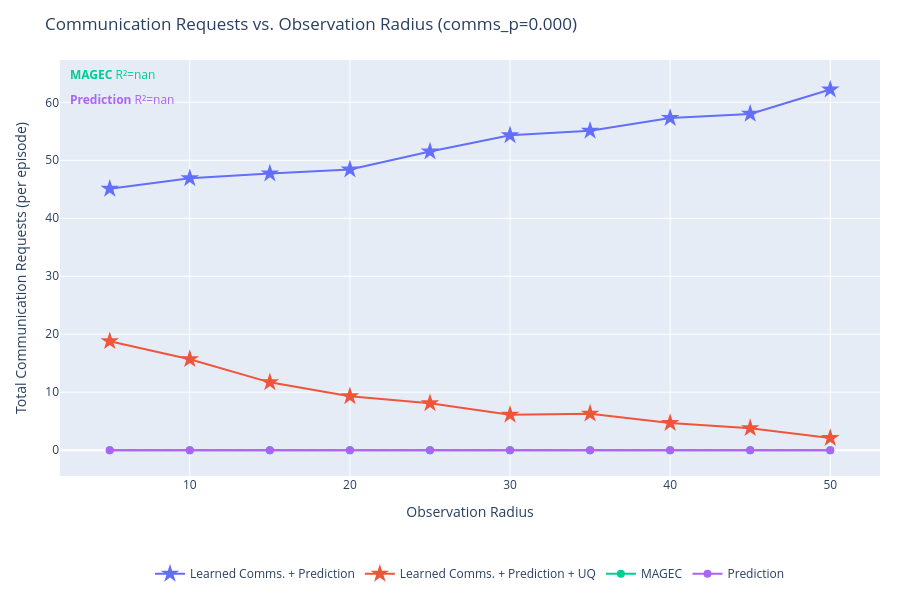
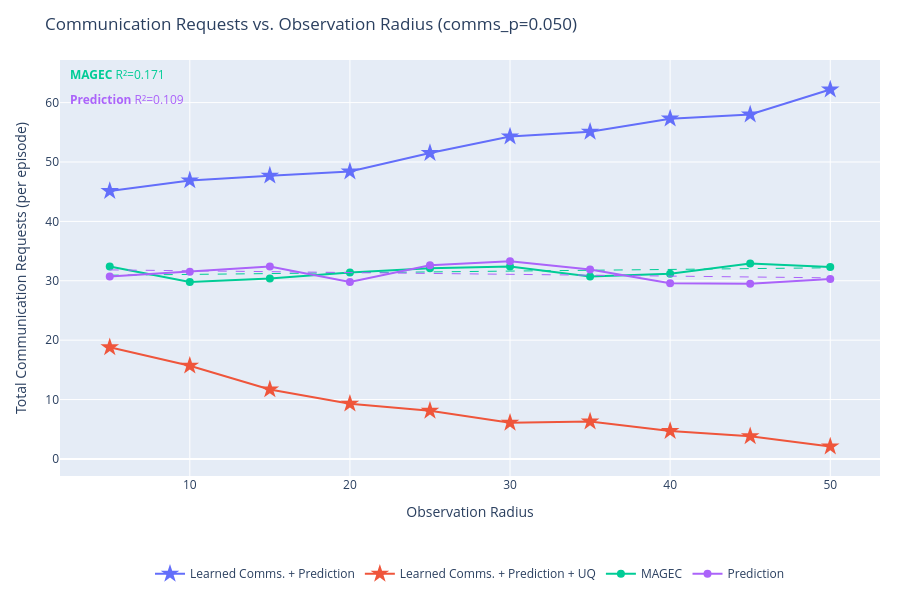
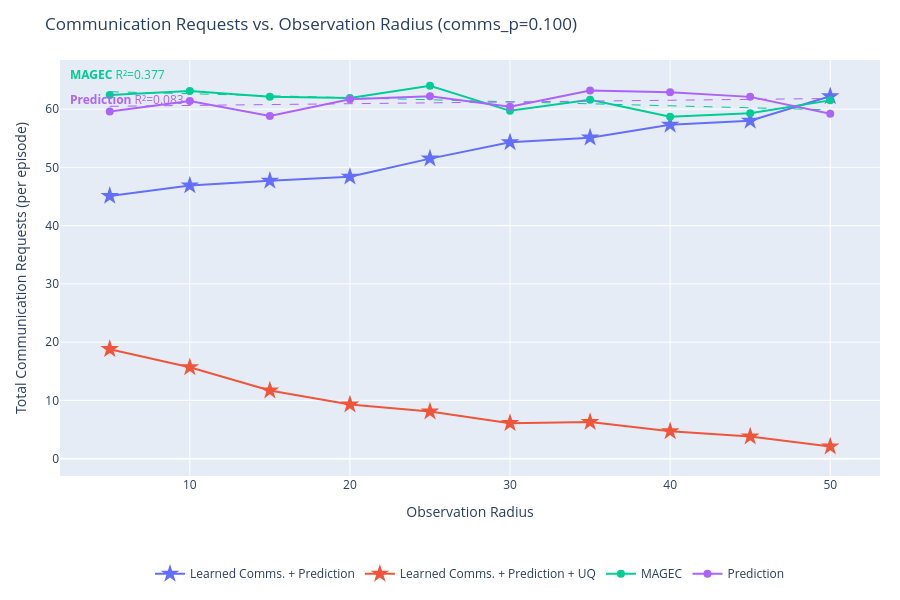

Notebook source saved alongside these figures, in order:
### Code cell
for comms_p in comms_probabilities:
    fig2 = go.Figure()
    r2_annotations2 = []

    for series in output:
        if SERIES_TO_PLOT is not None and series not in SERIES_TO_PLOT:
            continue

        color = series_colors.get(series, '#888888')
        all_exps_s = list(output[series].keys())

        # Swept experiments for this comms_p: obs_radius_X_comms_Y
        swept = sorted(
            [e for e in all_exps_s if f"_comms_{comms_p:.3f}" in e],
            key=lambda e: float(e.split("obs_radius_")[1].split("_comms_")[0])
        )
        # Fixed (learned comms) experiments: obs_radius_X only (no comms component)
        fixed = sorted(
            [e for e in all_exps_s if not "_comms_" in e],
            key=lambda e: float(e.split("obs_radius_")[1])
        )

        if swept:
            xs = [float(e.split("obs_radius_")[1].split("_comms_")[0]) for e in swept]
            ys = [get_requests(output[series][e]) for e in swept]

            fig2.add_trace(go.Scatter(
                x=xs,
                y=ys,
                mode='lines+markers',
                name=series,
                line=dict(color=color),
                marker=dict(color=color, size=8),
                legendgroup=series,
                hovertemplate=[
                    f"{series}<br>obs_radius={r:.1f}<br>requests=%{{y:.1f}}<extra></extra>"
                    for r in xs
                ],
            ))

            # OLS trendline
            if len(xs) >= 2:
                x_trend2, y_trend2, r2_2 = fit_ols_trendline(xs, ys)
                fig2.add_trace(go.Scatter(
                    x=x_trend2,
                    y=y_trend2,
                    mode='lines',
                    name=f"{series} (fit)",
                    line=dict(color=color, dash='dash', width=1),
                    legendgroup=series,
                    showlegend=False,
                    hoverinfo='skip',
                ))
                r2_annotations2.append(
                    dict(
                        text=f"<b>{series}</b> R²={r2_2:.3f}",
                        xref='paper', yref='paper',
                        x=0.01,
                        y=0.99 - len(r2_annotations2) * 0.06,
                        xanchor='left', yanchor='top',
                        showarrow=False,
                        font=dict(color=color, size=12),
                    )
                )

        if fixed:
            xs_f = [float(e.split("obs_radius_")[1]) for e in fixed]
            ys_f = [get_requests(output[series][e]) for e in fixed]
            fig2.add_trace(go.Scatter(
                x=xs_f,
                y=ys_f,
                mode='lines+markers',
                name=series,
                line=dict(color=color),
                marker=dict(color=color, size=14, symbol='star'),
                legendgroup=series,
                showlegend=len(swept) == 0,
                hovertemplate=f"{series}<br>obs_radius=%{{x:.1f}}<br>requests=%{{y:.1f}}<extra></extra>",
            ))

    fig2.update_layout(
        title=f"Communication Requests vs. Observation Radius (comms_p={comms_p:.3f})",
        xaxis_title="Observation Radius",
        yaxis_title="Total Communication Requests (per episode)",
        height=600,
        hovermode='closest',
        autosize=True,
        margin=dict(l=60, r=20, t=60, b=120),
        legend=dict(orientation='h', yanchor='top', y=-0.2, xanchor='center', x=0.5),
        annotations=r2_annotations2,
    )
    fig2.show()

### Figure 1 — Plotly figure (JSON) as saved in the notebook; plotly's stock layout.template omitted (floating-point values rounded to 4 significant figures; data arrays with more than 128 entries replaced by an {"elided": "..."} marker saying what was removed)
{"data": [{"hovertemplate": "Learned Comms. + Prediction<br>obs_radius=%{x:.1f}<br>requests=%{y:.1f}<extra></extra>", "legendgroup": "Learned Comms. + Prediction", "line": {"color": "#636EFA"}, "marker": {"color": "#636EFA", "size": 14, "symbol": "star"}, "mode": "lines+markers", "name": "Learned Comms. + Prediction", "showlegend": true, "type": "scatter", "x": [5, 10, 15, 20, 25, 30, 35, 40, 45, 50], "y": [45.1, 46.9, 47.7, 48.4, 51.5, 54.3, 55.1, 57.3, 58, 62.2]}, {"hovertemplate": "Learned Comms. + Prediction + UQ<br>obs_radius=%{x:.1f}<br>requests=%{y:.1f}<extra></extra>", "legendgroup": "Learned Comms. + Prediction + UQ", "line": {"color": "#EF553B"}, "marker": {"color": "#EF553B", "size": 14, "symbol": "star"}, "mode": "lines+markers", "name": "Learned Comms. + Prediction + UQ", "showlegend": true, "type": "scatter", "x": [5, 10, 15, 20, 25, 30, 35, 40, 45, 50], "y": [18.8, 15.7, 11.7, 9.3, 8.1, 6.1, 6.3, 4.7, 3.8, 2.1]}, {"hovertemplate": ["MAGEC<br>obs_radius=5.0<br>requests=%{y:.1f}<extra></extra>", "MAGEC<br>obs_radius=10.0<br>requests=%{y:.1f}<extra></extra>", "MAGEC<br>obs_radius=15.0<br>requests=%{y:.1f}<extra></extra>", "MAGEC<br>obs_radius=20.0<br>requests=%{y:.1f}<extra></extra>", "MAGEC<br>obs_radius=25.0<br>requests=%{y:.1f}<extra></extra>", "MAGEC<br>obs_radius=30.0<br>requests=%{y:.1f}<extra></extra>", "MAGEC<br>obs_radius=35.0<br>requests=%{y:.1f}<extra></extra>", "MAGEC<br>obs_radius=40.0<br>requests=%{y:.1f}<extra></extra>", "MAGEC<br>obs_radius=45.0<br>requests=%{y:.1f}<extra></extra>", "MAGEC<br>obs_radius=50.0<br>requests=%{y:.1f}<extra></extra>"], "legendgroup": "MAGEC", "line": {"color": "#00CC96"}, "marker": {"color": "#00CC96", "size": 8}, "mode": "lines+markers", "name": "MAGEC", "type": "scatter", "x": [5, 10, 15, 20, 25, 30, 35, 40, 45, 50], "y": [0, 0, 0, 0, 0, 0, 0, 0, 0, 0]}, {"hoverinfo": "skip", "legendgroup": "MAGEC", "line": {"color": "#00CC96", "dash": "dash", "width": 1}, "mode": "lines", "name": "MAGEC (fit)", "showlegend": false, "type": "scatter", "x": {"elided": "200 float values"}, "y": {"elided": "200 float values"}}, {"hovertemplate": ["Prediction<br>obs_radius=5.0<br>requests=%{y:.1f}<extra></extra>", "Prediction<br>obs_radius=10.0<br>requests=%{y:.1f}<extra></extra>", "Prediction<br>obs_radius=15.0<br>requests=%{y:.1f}<extra></extra>", "Prediction<br>obs_radius=20.0<br>requests=%{y:.1f}<extra></extra>", "Prediction<br>obs_radius=25.0<br>requests=%{y:.1f}<extra></extra>", "Prediction<br>obs_radius=30.0<br>requests=%{y:.1f}<extra></extra>", "Prediction<br>obs_radius=35.0<br>requests=%{y:.1f}<extra></extra>", "Prediction<br>obs_radius=40.0<br>requests=%{y:.1f}<extra></extra>", "Prediction<br>obs_radius=45.0<br>requests=%{y:.1f}<extra></extra>", "Prediction<br>obs_radius=50.0<br>requests=%{y:.1f}<extra></extra>"], "legendgroup": "Prediction", "line": {"color": "#AB63FA"}, "marker": {"color": "#AB63FA", "size": 8}, "mode": "lines+markers", "name": "Prediction", "type": "scatter", "x": [5, 10, 15, 20, 25, 30, 35, 40, 45, 50], "y": [0, 0, 0, 0, 0, 0, 0, 0, 0, 0]}, {"hoverinfo": "skip", "legendgroup": "Prediction", "line": {"color": "#AB63FA", "dash": "dash", "width": 1}, "mode": "lines", "name": "Prediction (fit)", "showlegend": false, "type": "scatter", "x": {"elided": "200 float values"}, "y": {"elided": "200 float values"}}], "layout": {"annotations": [{"font": {"color": "#00CC96", "size": 12}, "showarrow": false, "text": "<b>MAGEC</b> R²=nan", "x": 0.01, "xanchor": "left", "xref": "paper", "y": 0.99, "yanchor": "top", "yref": "paper"}, {"font": {"color": "#AB63FA", "size": 12}, "showarrow": false, "text": "<b>Prediction</b> R²=nan", "x": 0.01, "xanchor": "left", "xref": "paper", "y": 0.93, "yanchor": "top", "yref": "paper"}], "autosize": true, "height": 600, "hovermode": "closest", "legend": {"orientation": "h", "x": 0.5, "xanchor": "center", "y": -0.2, "yanchor": "top"}, "margin": {"b": 120, "l": 60, "r": 20, "t": 60}, "title": {"text": "Communication Requests vs. Observation Radius (comms_p=0.000)"}, "xaxis": {"title": {"text": "Observation Radius"}}, "yaxis": {"title": {"text": "Total Communication Requests (per episode)"}}}}

### Figure 2 — Plotly figure (JSON) as saved in the notebook; plotly's stock layout.template omitted (floating-point values rounded to 4 significant figures; data arrays with more than 128 entries replaced by an {"elided": "..."} marker saying what was removed)
{"data": [{"hovertemplate": "Learned Comms. + Prediction<br>obs_radius=%{x:.1f}<br>requests=%{y:.1f}<extra></extra>", "legendgroup": "Learned Comms. + Prediction", "line": {"color": "#636EFA"}, "marker": {"color": "#636EFA", "size": 14, "symbol": "star"}, "mode": "lines+markers", "name": "Learned Comms. + Prediction", "showlegend": true, "type": "scatter", "x": [5, 10, 15, 20, 25, 30, 35, 40, 45, 50], "y": [45.1, 46.9, 47.7, 48.4, 51.5, 54.3, 55.1, 57.3, 58, 62.2]}, {"hovertemplate": "Learned Comms. + Prediction + UQ<br>obs_radius=%{x:.1f}<br>requests=%{y:.1f}<extra></extra>", "legendgroup": "Learned Comms. + Prediction + UQ", "line": {"color": "#EF553B"}, "marker": {"color": "#EF553B", "size": 14, "symbol": "star"}, "mode": "lines+markers", "name": "Learned Comms. + Prediction + UQ", "showlegend": true, "type": "scatter", "x": [5, 10, 15, 20, 25, 30, 35, 40, 45, 50], "y": [18.8, 15.7, 11.7, 9.3, 8.1, 6.1, 6.3, 4.7, 3.8, 2.1]}, {"hovertemplate": ["MAGEC<br>obs_radius=5.0<br>requests=%{y:.1f}<extra></extra>", "MAGEC<br>obs_radius=10.0<br>requests=%{y:.1f}<extra></extra>", "MAGEC<br>obs_radius=15.0<br>requests=%{y:.1f}<extra></extra>", "MAGEC<br>obs_radius=20.0<br>requests=%{y:.1f}<extra></extra>", "MAGEC<br>obs_radius=25.0<br>requests=%{y:.1f}<extra></extra>", "MAGEC<br>obs_radius=30.0<br>requests=%{y:.1f}<extra></extra>", "MAGEC<br>obs_radius=35.0<br>requests=%{y:.1f}<extra></extra>", "MAGEC<br>obs_radius=40.0<br>requests=%{y:.1f}<extra></extra>", "MAGEC<br>obs_radius=45.0<br>requests=%{y:.1f}<extra></extra>", "MAGEC<br>obs_radius=50.0<br>requests=%{y:.1f}<extra></extra>"], "legendgroup": "MAGEC", "line": {"color": "#00CC96"}, "marker": {"color": "#00CC96", "size": 8}, "mode": "lines+markers", "name": "MAGEC", "type": "scatter", "x": [5, 10, 15, 20, 25, 30, 35, 40, 45, 50], "y": [32.4, 29.8, 30.4, 31.4, 32.1, 32.4, 30.7, 31.2, 32.9, 32.3]}, {"hoverinfo": "skip", "legendgroup": "MAGEC", "line": {"color": "#00CC96", "dash": "dash", "width": 1}, "mode": "lines", "name": "MAGEC (fit)", "showlegend": false, "type": "scatter", "x": {"elided": "200 float values"}, "y": {"elided": "200 float values"}}, {"hovertemplate": ["Prediction<br>obs_radius=5.0<br>requests=%{y:.1f}<extra></extra>", "Prediction<br>obs_radius=10.0<br>requests=%{y:.1f}<extra></extra>", "Prediction<br>obs_radius=15.0<br>requests=%{y:.1f}<extra></extra>", "Prediction<br>obs_radius=20.0<br>requests=%{y:.1f}<extra></extra>", "Prediction<br>obs_radius=25.0<br>requests=%{y:.1f}<extra></extra>", "Prediction<br>obs_radius=30.0<br>requests=%{y:.1f}<extra></extra>", "Prediction<br>obs_radius=35.0<br>requests=%{y:.1f}<extra></extra>", "Prediction<br>obs_radius=40.0<br>requests=%{y:.1f}<extra></extra>", "Prediction<br>obs_radius=45.0<br>requests=%{y:.1f}<extra></extra>", "Prediction<br>obs_radius=50.0<br>requests=%{y:.1f}<extra></extra>"], "legendgroup": "Prediction", "line": {"color": "#AB63FA"}, "marker": {"color": "#AB63FA", "size": 8}, "mode": "lines+markers", "name": "Prediction", "type": "scatter", "x": [5, 10, 15, 20, 25, 30, 35, 40, 45, 50], "y": [30.7, 31.5, 32.4, 29.8, 32.6, 33.3, 31.9, 29.6, 29.5, 30.3]}, {"hoverinfo": "skip", "legendgroup": "Prediction", "line": {"color": "#AB63FA", "dash": "dash", "width": 1}, "mode": "lines", "name": "Prediction (fit)", "showlegend": false, "type": "scatter", "x": {"elided": "200 float values"}, "y": {"elided": "200 float values"}}], "layout": {"annotations": [{"font": {"color": "#00CC96", "size": 12}, "showarrow": false, "text": "<b>MAGEC</b> R²=0.171", "x": 0.01, "xanchor": "left", "xref": "paper", "y": 0.99, "yanchor": "top", "yref": "paper"}, {"font": {"color": "#AB63FA", "size": 12}, "showarrow": false, "text": "<b>Prediction</b> R²=0.109", "x": 0.01, "xanchor": "left", "xref": "paper", "y": 0.93, "yanchor": "top", "yref": "paper"}], "autosize": true, "height": 600, "hovermode": "closest", "legend": {"orientation": "h", "x": 0.5, "xanchor": "center", "y": -0.2, "yanchor": "top"}, "margin": {"b": 120, "l": 60, "r": 20, "t": 60}, "title": {"text": "Communication Requests vs. Observation Radius (comms_p=0.050)"}, "xaxis": {"title": {"text": "Observation Radius"}}, "yaxis": {"title": {"text": "Total Communication Requests (per episode)"}}}}

### Figure 3 — Plotly figure (JSON) as saved in the notebook; plotly's stock layout.template omitted (floating-point values rounded to 4 significant figures; data arrays with more than 128 entries replaced by an {"elided": "..."} marker saying what was removed)
{"data": [{"hovertemplate": "Learned Comms. + Prediction<br>obs_radius=%{x:.1f}<br>requests=%{y:.1f}<extra></extra>", "legendgroup": "Learned Comms. + Prediction", "line": {"color": "#636EFA"}, "marker": {"color": "#636EFA", "size": 14, "symbol": "star"}, "mode": "lines+markers", "name": "Learned Comms. + Prediction", "showlegend": true, "type": "scatter", "x": [5, 10, 15, 20, 25, 30, 35, 40, 45, 50], "y": [45.1, 46.9, 47.7, 48.4, 51.5, 54.3, 55.1, 57.3, 58, 62.2]}, {"hovertemplate": "Learned Comms. + Prediction + UQ<br>obs_radius=%{x:.1f}<br>requests=%{y:.1f}<extra></extra>", "legendgroup": "Learned Comms. + Prediction + UQ", "line": {"color": "#EF553B"}, "marker": {"color": "#EF553B", "size": 14, "symbol": "star"}, "mode": "lines+markers", "name": "Learned Comms. + Prediction + UQ", "showlegend": true, "type": "scatter", "x": [5, 10, 15, 20, 25, 30, 35, 40, 45, 50], "y": [18.8, 15.7, 11.7, 9.3, 8.1, 6.1, 6.3, 4.7, 3.8, 2.1]}, {"hovertemplate": ["MAGEC<br>obs_radius=5.0<br>requests=%{y:.1f}<extra></extra>", "MAGEC<br>obs_radius=10.0<br>requests=%{y:.1f}<extra></extra>", "MAGEC<br>obs_radius=15.0<br>requests=%{y:.1f}<extra></extra>", "MAGEC<br>obs_radius=20.0<br>requests=%{y:.1f}<extra></extra>", "MAGEC<br>obs_radius=25.0<br>requests=%{y:.1f}<extra></extra>", "MAGEC<br>obs_radius=30.0<br>requests=%{y:.1f}<extra></extra>", "MAGEC<br>obs_radius=35.0<br>requests=%{y:.1f}<extra></extra>", "MAGEC<br>obs_radius=40.0<br>requests=%{y:.1f}<extra></extra>", "MAGEC<br>obs_radius=45.0<br>requests=%{y:.1f}<extra></extra>", "MAGEC<br>obs_radius=50.0<br>requests=%{y:.1f}<extra></extra>"], "legendgroup": "MAGEC", "line": {"color": "#00CC96"}, "marker": {"color": "#00CC96", "size": 8}, "mode": "lines+markers", "name": "MAGEC", "type": "scatter", "x": [5, 10, 15, 20, 25, 30, 35, 40, 45, 50], "y": [62.4, 63.1, 62.1, 61.9, 64, 59.7, 61.6, 58.7, 59.3, 61.5]}, {"hoverinfo": "skip", "legendgroup": "MAGEC", "line": {"color": "#00CC96", "dash": "dash", "width": 1}, "mode": "lines", "name": "MAGEC (fit)", "showlegend": false, "type": "scatter", "x": {"elided": "200 float values"}, "y": {"elided": "200 float values"}}, {"hovertemplate": ["Prediction<br>obs_radius=5.0<br>requests=%{y:.1f}<extra></extra>", "Prediction<br>obs_radius=10.0<br>requests=%{y:.1f}<extra></extra>", "Prediction<br>obs_radius=15.0<br>requests=%{y:.1f}<extra></extra>", "Prediction<br>obs_radius=20.0<br>requests=%{y:.1f}<extra></extra>", "Prediction<br>obs_radius=25.0<br>requests=%{y:.1f}<extra></extra>", "Prediction<br>obs_radius=30.0<br>requests=%{y:.1f}<extra></extra>", "Prediction<br>obs_radius=35.0<br>requests=%{y:.1f}<extra></extra>", "Prediction<br>obs_radius=40.0<br>requests=%{y:.1f}<extra></extra>", "Prediction<br>obs_radius=45.0<br>requests=%{y:.1f}<extra></extra>", "Prediction<br>obs_radius=50.0<br>requests=%{y:.1f}<extra></extra>"], "legendgroup": "Prediction", "line": {"color": "#AB63FA"}, "marker": {"color": "#AB63FA", "size": 8}, "mode": "lines+markers", "name": "Prediction", "type": "scatter", "x": [5, 10, 15, 20, 25, 30, 35, 40, 45, 50], "y": [59.6, 61.4, 58.8, 61.7, 62.2, 60.4, 63.2, 62.9, 62.1, 59.2]}, {"hoverinfo": "skip", "legendgroup": "Prediction", "line": {"color": "#AB63FA", "dash": "dash", "width": 1}, "mode": "lines", "name": "Prediction (fit)", "showlegend": false, "type": "scatter", "x": {"elided": "200 float values"}, "y": {"elided": "200 float values"}}], "layout": {"annotations": [{"font": {"color": "#00CC96", "size": 12}, "showarrow": false, "text": "<b>MAGEC</b> R²=0.377", "x": 0.01, "xanchor": "left", "xref": "paper", "y": 0.99, "yanchor": "top", "yref": "paper"}, {"font": {"color": "#AB63FA", "size": 12}, "showarrow": false, "text": "<b>Prediction</b> R²=0.083", "x": 0.01, "xanchor": "left", "xref": "paper", "y": 0.93, "yanchor": "top", "yref": "paper"}], "autosize": true, "height": 600, "hovermode": "closest", "legend": {"orientation": "h", "x": 0.5, "xanchor": "center", "y": -0.2, "yanchor": "top"}, "margin": {"b": 120, "l": 60, "r": 20, "t": 60}, "title": {"text": "Communication Requests vs. Observation Radius (comms_p=0.100)"}, "xaxis": {"title": {"text": "Observation Radius"}}, "yaxis": {"title": {"text": "Total Communication Requests (per episode)"}}}}
